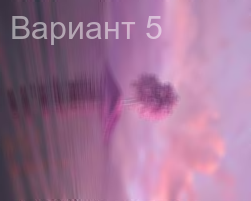
#> input picture task_1/test_2025-12-20.png, 251 x 201 px; its folder holds only this picture in this run
$ python main.py
#> lines starting #> are read from the running program, lines starting #| are printed output that depends on the picture
#> the answer given: test_2025-12-20.png
### task_1/image_tools/image_handler.py
from PIL import Image
from datetime import datetime
import os
from .image_processor import ImageProcessor

class ImageHandler:
    def __init__(self, image_path):
#> called with image_path = 'test_2025-12-20.png'
        self.image_path = image_path
        self.image = Image.open(image_path).convert("RGB")
#> self.image is the input picture: PIL image 251x201 RGB; mean R, G, B 159.6, 115.8, 148.9

    def rotate_90_clockwise(self):#Поворачивает изображение на 90° по часовой стрелке.
        self.image = self.image.rotate(-90, expand=True)
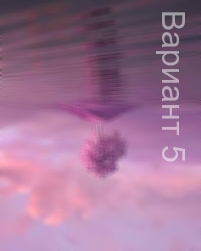
#> self.image: PIL image 201x251 RGB; mean R, G, B 159.6, 115.8, 148.9

    def save_as_png_with_date(self):#Сохраняет изображение в формате PNG с датой в имени файла.
        dir_name = os.path.dirname(self.image_path)
        base_name = os.path.basename(self.image_path)
        name, _ = os.path.splitext(base_name)

        date_str = datetime.now().strftime("%Y-%m-%d")
        new_name = f"{name}_{date_str}.png"
        output_path = os.path.join(dir_name, new_name)

        self.image.save(output_path, "PNG")
        return output_path

    def get_processor(self):#Возвращает объект ImageProcessor с текущим
        return ImageProcessor(self.image)

### task_1/image_tools/image_processor.py
from PIL import Image, ImageFilter, ImageDraw, ImageFont

class ImageProcessor:
    def __init__(self, image):
        self.image = image.copy()

    def apply_blur_filter(self):#Применяет фильтр размытия
        self.image = self.image.filter(ImageFilter.BLUR)
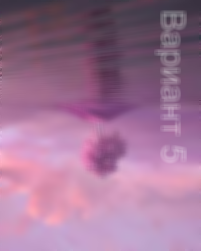
#> self.image: PIL image 201x251 RGB; mean R, G, B 159.6, 115.8, 148.9

    def add_watermark(self, text="Вариант 5"):#Добавляет полупрозрачный водяной знак в левый верхний угол.
#> called with text = 'Вариант 5'
        txt_layer = Image.new("RGBA", self.image.size, (255, 255, 255, 0))
        draw = ImageDraw.Draw(txt_layer)

        try:
            font = ImageFont.truetype("arial.ttf", 32)
        except IOError:
            font = ImageFont.load_default()

        draw.text((10, 10), text, fill=(255, 255, 255, 128), font=font)

        if self.image.mode != "RGBA":
            self.image = self.image.convert("RGBA")
#> self.image: PIL image 201x251 RGBA
        combined = Image.alpha_composite(self.image, txt_layer)
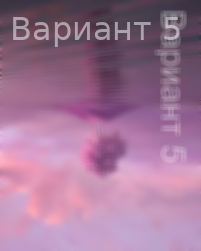
#> combined: PIL image 201x251 RGBA; mean R, G, B, A 161.6, 118, 150.9, 255
        self.image = combined.convert("RGB")
#> self.image: PIL image 201x251 RGB

    def get_image(self):#Возвращает обработанное изображение.
        return self.image

### task_1/main.py
from image_tools.image_handler import ImageHandler

def main():
    print("Обработка изображения Вариант 5")
    image_path = input("Введите путь к изображению: ").strip()

    try:
        handler = ImageHandler(image_path)
        print("Изображение загружено.")


        handler.rotate_90_clockwise()
        print("Изображение повернуто на 90° по часовой стрелке.")


        processor = handler.get_processor()
        print("Применяем фильтр и добавляем водяной знак")

        processor.apply_blur_filter()
        processor.add_watermark("Вариант 5")


        handler.image = processor.get_image()


        output_path = handler.save_as_png_with_date()
        print(f"Обработанное изображение сохранено как: {output_path}")

    except Exception as e:
        print(f"Ошибка: {e}")

if __name__ == "__main__":
    main()
